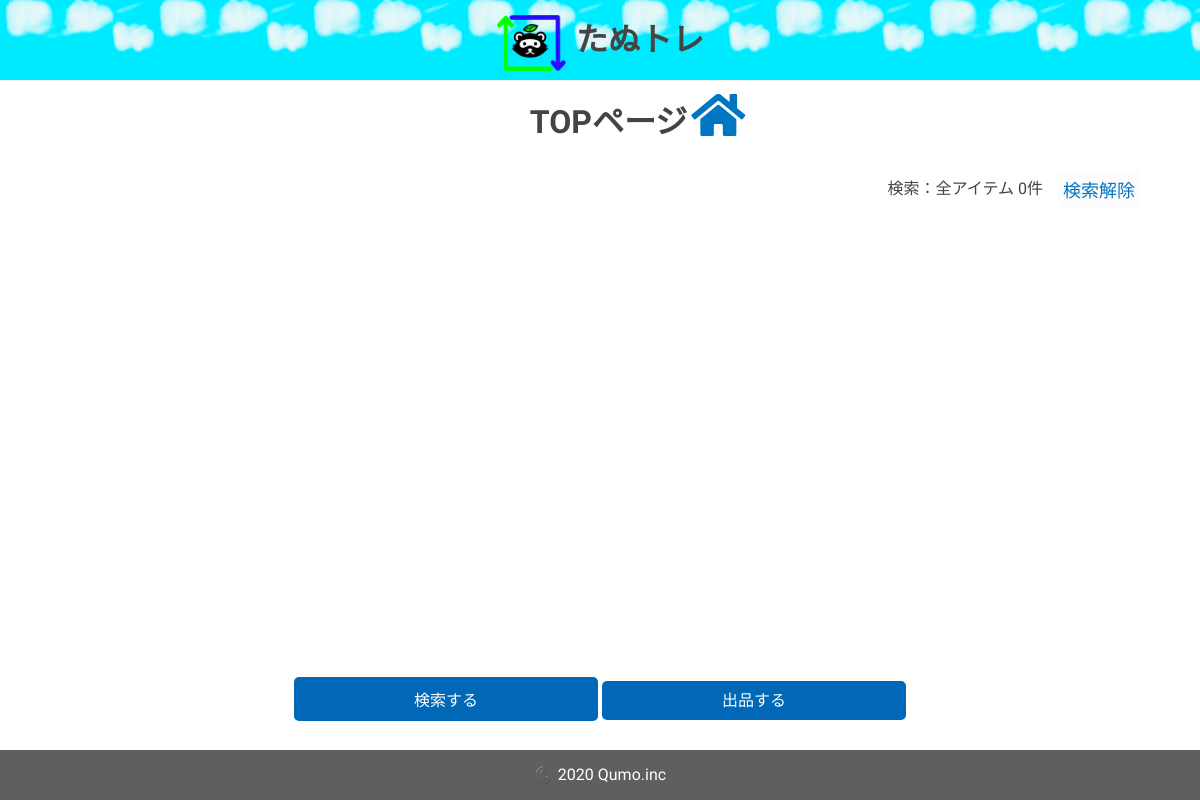
Before: /itemlist.php with the older database file.
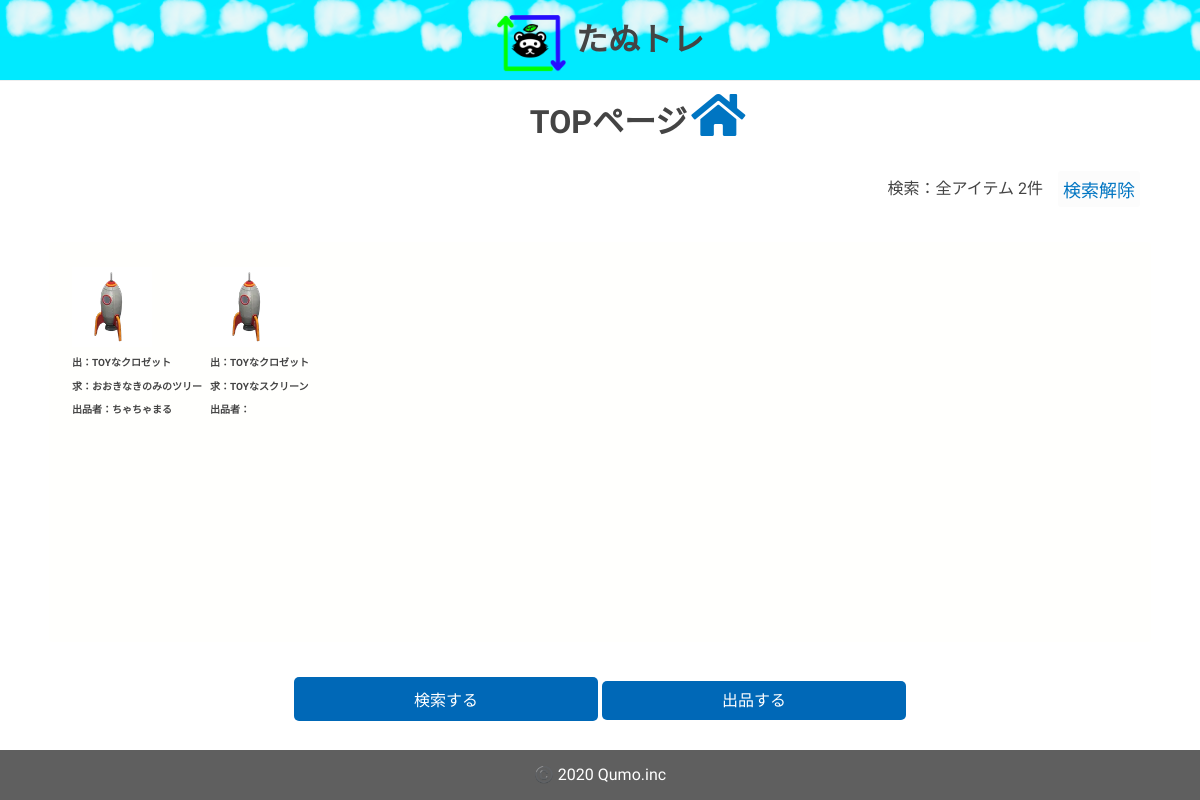
After: the same page with the newer database file.
### tables this page shows
CREATE TABLE `syuppin` (
  `syuppin_id` int(11) NOT NULL,
  `user_id` int(11) NOT NULL,
  `ex_item_id` int(11) NOT NULL,
  `want_item_id` int(11) NOT NULL,
  `comment` varchar(255) NOT NULL,
  `regtime` timestamp NOT NULL DEFAULT CURRENT_TIMESTAMP,
  `comptime` datetime DEFAULT NULL,
  `delFlg` tinyint(1) NOT NULL DEFAULT '0',
  `del_time` datetime DEFAULT NULL
);

CREATE TABLE `item` (
  `item_id` int(11) NOT NULL,
  `item_name` varchar(255) NOT NULL,
  `img` varchar(255) NOT NULL,
  `major_id` int(11) NOT NULL,
  `mid_id` int(11) NOT NULL
);

CREATE TABLE `users` (
  `user_id` int(11) NOT NULL,
  `mail` varchar(255) NOT NULL,
  `pass` varchar(255) NOT NULL,
  `nickname` varchar(255) NOT NULL,
  `icon` varchar(255) DEFAULT 'img/initimg.png',
  `item_id` int(11) DEFAULT NULL,
  `syuppinn_id` int(11) DEFAULT NULL,
  `user_evaluation` float DEFAULT NULL,
  `login_time` datetime NOT NULL,
  `comment` varchar(255) DEFAULT NULL
);

### functions.php (called while the page is built, shortened)
<?php
function dbConnect()
{
  $dsn = 'mysql:dbname=tanutore;host=localhost;charset=utf8';
  $user = 'root';
  $password = 'root';
  $options = array(
    PDO::ATTR_ERRMODE => PDO::ERRMODE_SILENT,
    PDO::ATTR_DEFAULT_FETCH_MODE => PDO::FETCH_ASSOC,
    PDO::MYSQL_ATTR_USE_BUFFERED_QUERY => true,
  );
  $dbh = new PDO($dsn, $user, $password, $options);
  return $dbh;
}
function queryPost($dbh, $sql, $data)
{
  $stmt = $dbh->prepare($sql);
  if (!$stmt->execute($data)) {
    debug('クエリに失敗しました。');
    debug('失敗したSQL：' . print_r($stmt, true));
    $err_msg['common'] = MSG07;
    return 0;
  }
  return $stmt;
}
function dbGetTranList()
{
  $dbh = dbConnect();
  $sql = 'SELECT syuppin_id AS s_id,s.user_id,u.nickname,s.ex_item_id, ex.item_name AS ex_item_name,ex.img AS ex_item_img ,s.want_item_id, want.item_name AS want_item_name, want.img AS want_item_img,s.comment,s.regtime FROM syuppin AS s
          LEFT OUTER JOIN users AS u ON s.user_id = u.user_id
          LEFT OUTER JOIN item AS ex ON s.ex_item_id = ex.item_id
          LEFT OUTER JOIN item AS want ON s.want_item_id = want.item_id
          WHERE delFlg=0 AND comptime IS NULL
          ORDER BY regtime DESC';
  $data = array();
  $stmt = queryPost($dbh, $sql, $data);
  if ($stmt) {
    $tranAll = $stmt->fetchAll();
    return $tranAll;
  } else {
    return false;
  }
}

### itemlist.php (the view, shortened to what this page needs)
<?php
    require('functions.php');
    $i_id = (!empty($_GET['i_id'])) ? $_GET['i_id'] : '';
    if(empty($i_id)){
        $tranAll = dbGetTranList();
    }
?>
<!DOCTYPE html>
<html>
    <head>
        <link rel="stylesheet" href="css/reset.css">
        <link rel="stylesheet" href="css/style.css">
        <link rel="stylesheet" href="css/itemList.css">
        <link href="https://use.fontawesome.com/releases/v5.6.1/css/all.css" rel="stylesheet">
    </head>
    <body>
        <header id="header">
           <div id="top-content">
                <a href="">
                    <div class="top-logo">
                        <img src="img/icon.png" alt="">
                    </div>
                    <div class="top-title">
                        <h1>たぬトレ</h1>
                    </div>
                </a>
           </div>
        </header>
        <main>
            <div class="listpage-title">
            	<h1>TOPページ</h1>
            	<a href="mypage.php">
            	<i class="fas fa-home fa-3x"></i>
            	</a>
            </div>
            <div class="serch-result__Area">
                <p class="serch-bar">検索：<?php
                    if(!empty($i_id)){
                        echo $itemInfo[0]['item_name'];
                    }else {
                        echo '全アイテム';
                    }?>
                <?php echo count($tranAll)?>件</p>
                <button class="editbtn">
                    <a href="itemlist.php">検索解除</a>
                </button>
            </div>
            <form action="" class="form-Area">
                <div class="itemmain">
                    <?php foreach($tranAll as $key => $val){?>
        			<div class="sub">
                        <a class="list" href="itemRegDetail.php?<?php echo 's_id='.$val['s_id']?>">
                            <img src="<?php if(!empty($val['ex_item_img'])){echo $val['ex_item_img'];}else{ echo 'img/noimage2.png';}?>" alt="" class="listimg">
            			    <h2 class="title">出：<?php if(!empty($val['ex_item_name'])) echo $val['ex_item_name'];?></h2>
            			    <h2 class="title">求：<?php if(!empty($val['want_item_name'])) echo $val['want_item_name'];?></h2>
                            <h2 class="title">出品者：<?php if(!empty($val['nickname'])) echo $val['nickname'];?></h2>
                        </a>
                    </div>
                    <?php }?>
        		</div>
            </form>
        <div class="botan">
        	 <button class="js-serch-btn serch">検索する</button>
        	 <a href="transactionReg.php" class="touroku">出品する</a>
        </div>
        <footer id="footer">
           <div class="copyright">
                ©️ 2020 Qumo.inc
           </div>
        </footer>
        </main>
    </body>
</html>

### css/style.css (style rules this page uses)
html { height: 100%; }
body { color: #444444; font-family: 'M PLUS Rounded 1c', sans-serif; background-image: url(../img/top-backimg2.png); background-size: cover; height: 100%; }
a.list { color: #444; }
a { text-decoration: none; color: #0075c2; }
#header { width: 100%; border-bottom: 1px solid #eeeeee; padding: 0 10px; box-sizing: border-box; background-image: url(../img/header-img.png); background-size: contain; }
#top-content { width: 300px; overflow: hidden; margin: 0 auto; height: 80px; }
.top-logo { margin: 0 0 0 40px; width: 80px; float: left; }
.top-logo img { width: 100%; }
.top-title { width: 140px; height: 100px; float: left; text-align: center; color: #444444; }
.top-title h1 { display: block; width: 100%; margin: 0; line-height: 80px; }
main { margin: 0 0 80px 0; }
.form-Area { width: 100%; padding: 20px; font-size: 18px; }
#footer { width: 100%; }
.copyright { height: 50px; background-color: #5f5f5f; color: #fff; text-align: center; line-height: 50px; }
.listpage-title { margin: 10px 0; text-align: center; }
.serch-result__Area { padding: 0 15px 0 15px; width: 95%; margin: 0 auto; display: flex; justify-content: flex-end; }
.serch-bar { display: flex; align-items: center; }
.listpage-title h1 { display: inline; margin-left: 75px; }
.itemmain { background-color: rgba(255, 255, 249, 0.4); height: 400px; width: 95%; margin: 0 auto; border-radius: 3px; overflow: hidden; padding: 15px; overflow-y: scroll; box-sizing: border-box; }
.itemmain .sub { margin: 10px 0 0 8px; float: left; display: inline-block; font-size: 12px; }
.itemmain .sub .listimg { width: 80px; height: 80px; background-color: #52D3FF; }
.itemmain .sub .title { font-size: 10px; font-weight: bold; }
.botan { width: 100%; display: inline-block; text-align: center; margin-top: 15px; margin-bottom: 15px; }
.botan .touroku { background-color: #0068b7; padding: 10px 10% 10px 10%; color: #fff; border-radius: 5px; }
.botan .serch { background-color: #0068b7; padding: 10px 10% 10px 10%; color: #fff; border-radius: 5px; border: none; font-size: 16px; }
.editbtn { margin: 15px; font-size: 18px; padding: 5px; background-color: rgba(250, 250, 250, 0.5); border: none; border-radius: 3px; }

Changed rows visible on the page:
added syuppin: item.img (picture), item.item_name "TOYなクロゼット", item.item_name "おおきなきのみのツリー", user.nickname "ちゃちゃまる"
added syuppin: item.img (picture), item.item_name "TOYなクロゼット", item.item_name "TOYなスクリーン"
Other visible differences:
count($tranAll): "0" → "2"
